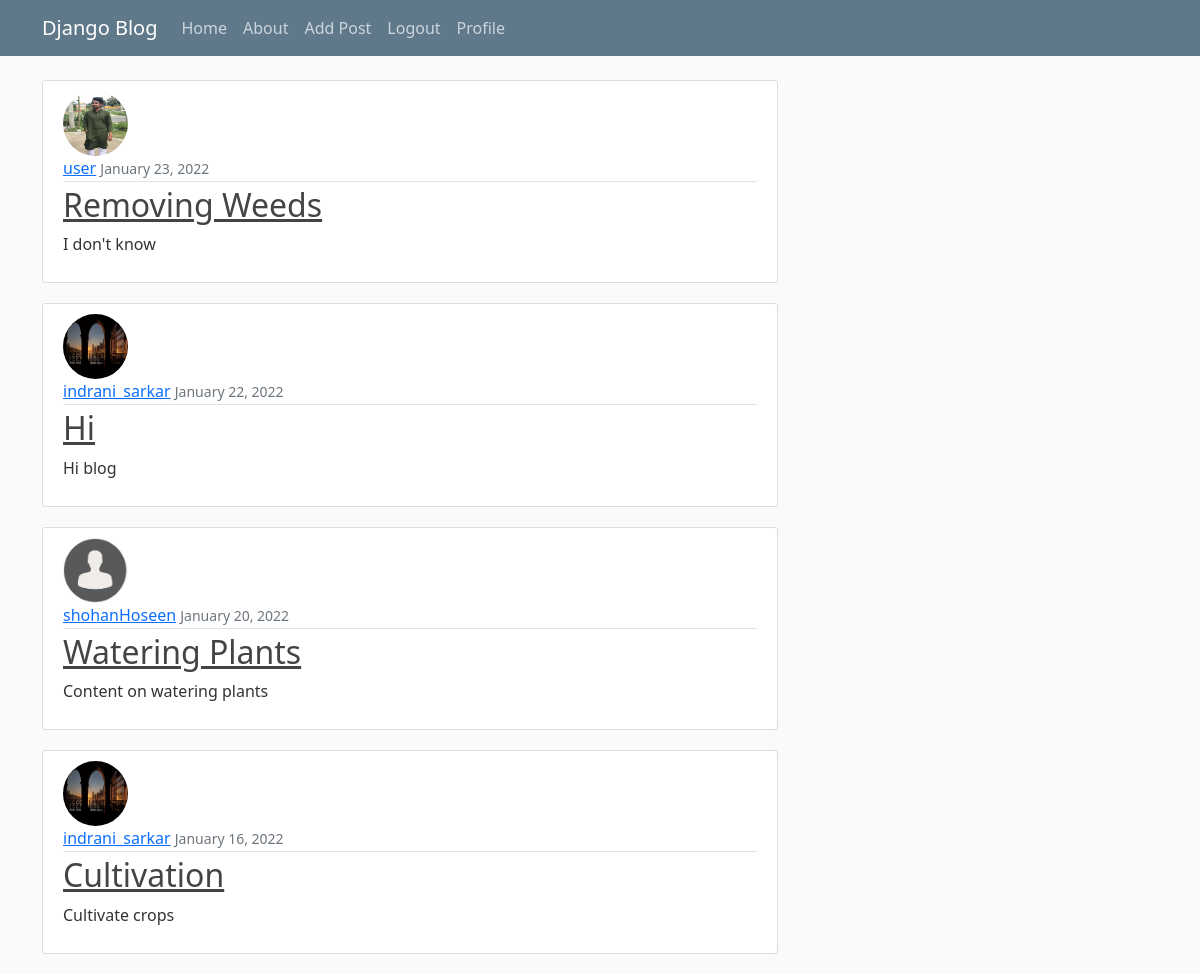
The page /blog_dashboard/ (signed in) on the database its author committed.
### BlogSupport/models.py (models this page shows, shortened)
class Post(models.Model):
    postTitle = models.CharField(max_length=100)
    postContent = models.TextField()
    datePosted = models.DateTimeField(default=timezone.now)
    author = models.ForeignKey(User, on_delete=models.CASCADE)

### Users/models.py (models this page shows, shortened)
class Profile(models.Model):
    user = models.OneToOneField(User, on_delete=models.CASCADE)
    image = models.ImageField(default='default.jpg', upload_to='profile_pics')

### BlogSupport/views.py (the view)
# urls.py: path('', PostListView.as_view(), name='blog-dashboard'),
class PostListView(ListView):
    model = Post
    template_name = 'BlogSupport/blog_dashboard.html'
    context_object_name = 'blogs'
    ordering = ['-datePosted']  # this is for ordering - for newest to oldest

### BlogSupport/templates/BlogSupport/blog_dashboard.html
{% extends "BlogSupport/base.html" %}
 {% block content %}
    {% for post in blogs %}
    <article class="media content-section">
        <img class="rounded-circle article-img" src="{{ post.author.profile.image.url }}">
  <div class="media-body">
    <div class="article-metadata">
      <a class="mr-2" href="#">{{ post.author }}</a>
      <small class="text-muted">{{ post.datePosted | date:"F d, Y"}}</small>
    </div>
    <h2><a class="article-title" href="{% url 'post-detail' post.id %}">{{ post.postTitle }}</a></h2>
    <p class="article-content">{{ post.postContent }}</p>
  </div>
</article>
    {% endfor %}
 {% endblock content %}

### BlogSupport/static/BlogSupport/main.css (style rules this page uses)
body { background: #fafafa; color: #333333; margin-top: 5rem; }
h1, h2, h3, h4, h5, h6 { color: #444444; }
.content-section { background: #ffffff; padding: 10px 20px; border: 1px solid #dddddd; border-radius: 3px; margin-bottom: 20px; }
.article-title { color: #444444; }
.article-content { white-space: pre-line; }
.article-img { height: 65px; width: 65px; margin-right: 16px; }
.article-metadata { padding-bottom: 1px; margin-bottom: 4px; border-bottom: 1px solid #e3e3e3; }

### rows shown on the page
Post: author.profile.image (picture), author "user", datePosted "January 23, 2022", postTitle "Removing Weeds", postContent "I don't know"
Post: author.profile.image (picture), author "indrani_sarkar", datePosted "January 22, 2022", postTitle "Hi", postContent "Hi blog"
Post: author.profile.image (placeholder picture), author "shohanHoseen", datePosted "January 20, 2022", postTitle "Watering Plants", postContent "Content on watering plants"
Post: author.profile.image (picture), author "indrani_sarkar", datePosted "January 16, 2022", postTitle "Cultivation", postContent "Cultivate crops"
